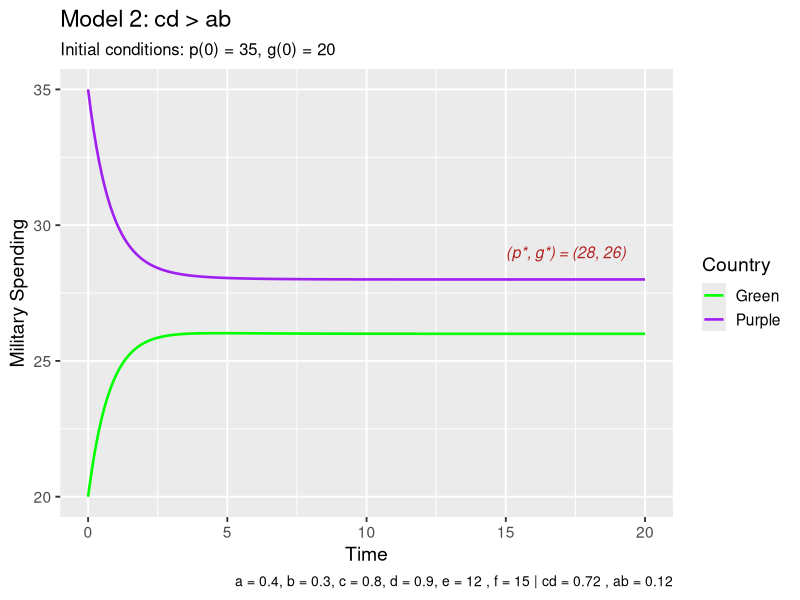
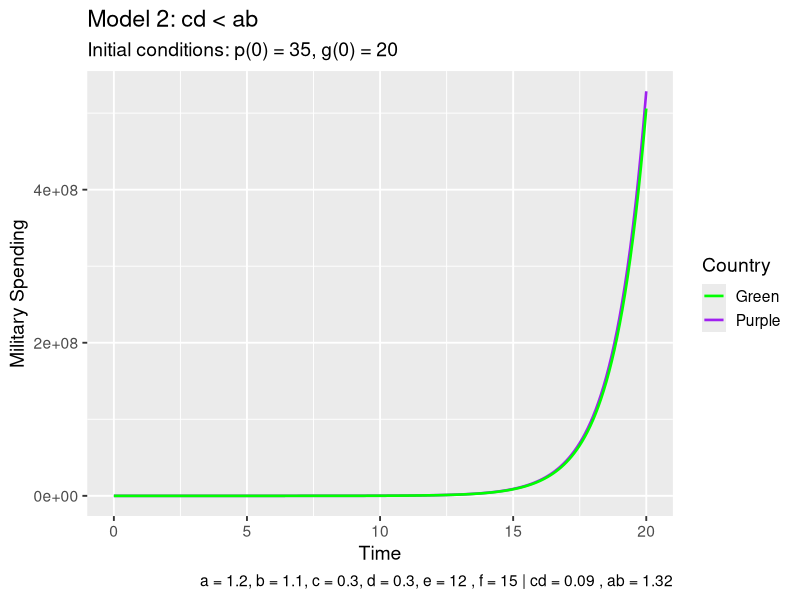
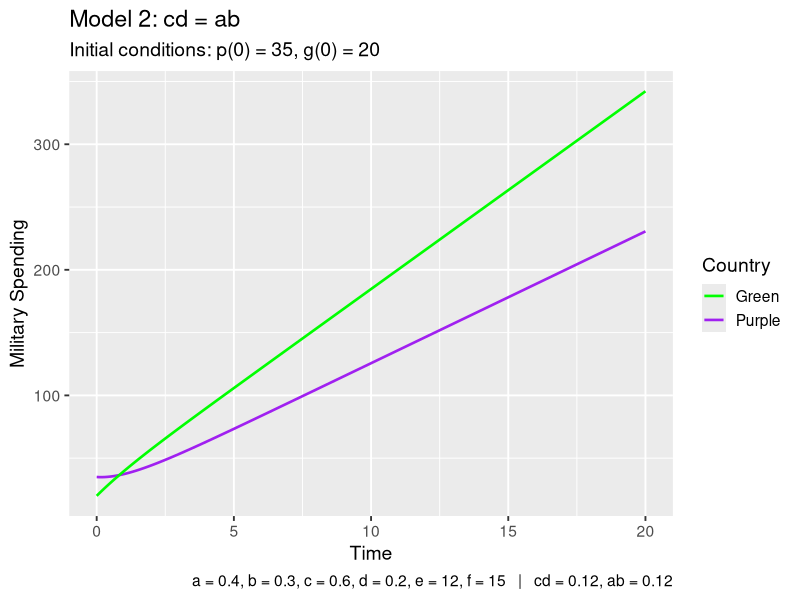

The R source for these figures, in order:
###Model 2

#load libraries
library(ggplot2)

#time values
t_vals <- seq(0, 20, by = 0.1)

#parameters
e <- 12
f <- 15

#initial spending levels of each country
p0 <- 35
g0 <- 20

#create matrix to store model values: simulated spending levels of Purple and Green, respectively
arms <- matrix(NA, nrow = 2, ncol = length(t_vals))
arms[,1] <- c(p0, g0)

#Euler method to numerically simulate the arms race model
arms_model <- function(t_vals, arms, a, b, c, d, e, f){
  h <- t_vals[2] - t_vals[1]
  for(t in 2:length(t_vals)){
    
    p_prev <- arms[1, t-1]
    g_prev <- arms[2, t-1]
  
    dp <- a*g_prev - c*p_prev + e
    dg <- b*p_prev - d*g_prev + f
    
    p_new <- p_prev + h*dp
    g_new <- g_prev + h*dg
    
    arms[,t] <- c(p_new, g_new)
  }
  return(arms)
}


#numerically solve for equilibrium
equilibrium <- function(a, b, c, d, e, f) {
  denom <- c*d - a*b
  if (abs(denom) < 1e-10) return(NULL)
  
  p_star <- (d*e + a*f) / denom
  g_star <- (b*e + c*f) / denom
  
  return(c(p_star = p_star, g_star = g_star))
}

#Figure 4 - Condition: cd > ab
model3 <- arms_model(t_vals, arms, a = 0.4, b = 0.3, c = 0.8, d = 0.9, e, f)

soln3 <- data.frame(
  time = t_vals,
  purple = model3[1,],
  green = model3[2,])

eq3 <- equilibrium(a = 0.4, b = 0.3, c = 0.8, d = 0.9, e = e, f = f)

ggplot(soln3) +
  geom_line(aes(x = time, y = purple, colour = "Purple"), linewidth = 0.9) +
  geom_line(aes(x = time, y = green, colour = "Green"), linewidth = 0.9) +
  annotate("text",
           x = max(t_vals)*0.75,
           y = eq3["p_star"] + 1,
           label = paste0("(p*, g*) = (",
                          round(eq3["p_star"],0), ", ",
                          round(eq3["g_star"],0), ")"),
           hjust = 0,
           size = 4,
           colour = "firebrick",
           fontface = "italic") +
  labs(
    title = "Model 2: cd > ab ",
    subtitle = "Initial conditions: p(0) = 35, g(0) = 20",
    x = "Time",
    y = "Military Spending",
    colour = "Country",
    caption = paste("a = 0.4, b = 0.3, c = 0.8, d = 0.9, e =", e, ", f =", f,
                    "| cd =", round(0.8*0.9,2), ", ab =", round(0.4*0.3,2))) +
  scale_colour_manual(values = c("Purple" = "purple", "Green" = "green")) +
  theme_gray(base_size = 14) +
  theme(
    plot.title = element_text(face = "plain"),
    plot.subtitle = element_text(size = 12),
    legend.position = "right",
    plot.caption = element_text(size = 10))

#Figure 7 - Condition: cd < ab
model2 <- arms_model(t_vals, arms, a = 1.2, b = 1.1, c = 0.3, d = 0.3, e, f)
#Plot Model 2
soln2 <- data.frame(
  time = t_vals,
  purple = model2[1,],
  green = model2[2,])

eq2 <- equilibrium(a = 1.2, b = 1.1, c = 0.3, d = 0.3, e = e, f = f)

ggplot(soln2) +
  geom_line(aes(x = time, y = purple, colour = "Purple"), linewidth = 0.9) +
  geom_line(aes(x = time, y = green, colour = "Green"), linewidth = 0.9) +
  labs(
    title = "Model 2: cd < ab ",
    subtitle = "Initial conditions: p(0) = 35, g(0) = 20",
    x = "Time",
    y = "Military Spending",
    colour = "Country",
    caption = paste("a = 1.2, b = 1.1, c = 0.3, d = 0.3, e =", e, ", f =", f,
                    "| cd =", round(0.3*0.3,2), ", ab =", round(1.2*1.1,2))) +
  scale_colour_manual(values = c("Purple" = "purple", "Green" = "green")) +
  theme_gray(base_size = 14)

#Figure 8 - Condition: cd = ab
model1 <- arms_model(t_vals, arms, a = 0.4, b = 0.3, c = 0.6, d = 0.2, e, f)

soln1 <- data.frame(
  time = t_vals,
  purple = model1[1,],
  green = model1[2,])

ggplot(soln1) +
  geom_line(aes(x = time, y = purple, colour = "Purple"), linewidth = 0.9) +
  geom_line(aes(x = time, y = green, colour = "Green"), linewidth = 0.9) +
  labs(
    title = "Model 2: cd = ab ",
    subtitle = "Initial conditions: p(0) = 35, g(0) = 20",
    x = "Time",
    y = "Military Spending",
    colour = "Country",
    caption = paste0(
      "a = 0.4, b = 0.3, c = 0.6, d = 0.2, e = ", e, ", f = ", f,
      "   |   cd = ", round(0.6*0.2,2),
      ", ab = ", round(0.4*0.3,2))) +
  scale_colour_manual(values = c("Purple" = "purple", "Green" = "green")) +
  theme_gray(base_size = 14)
